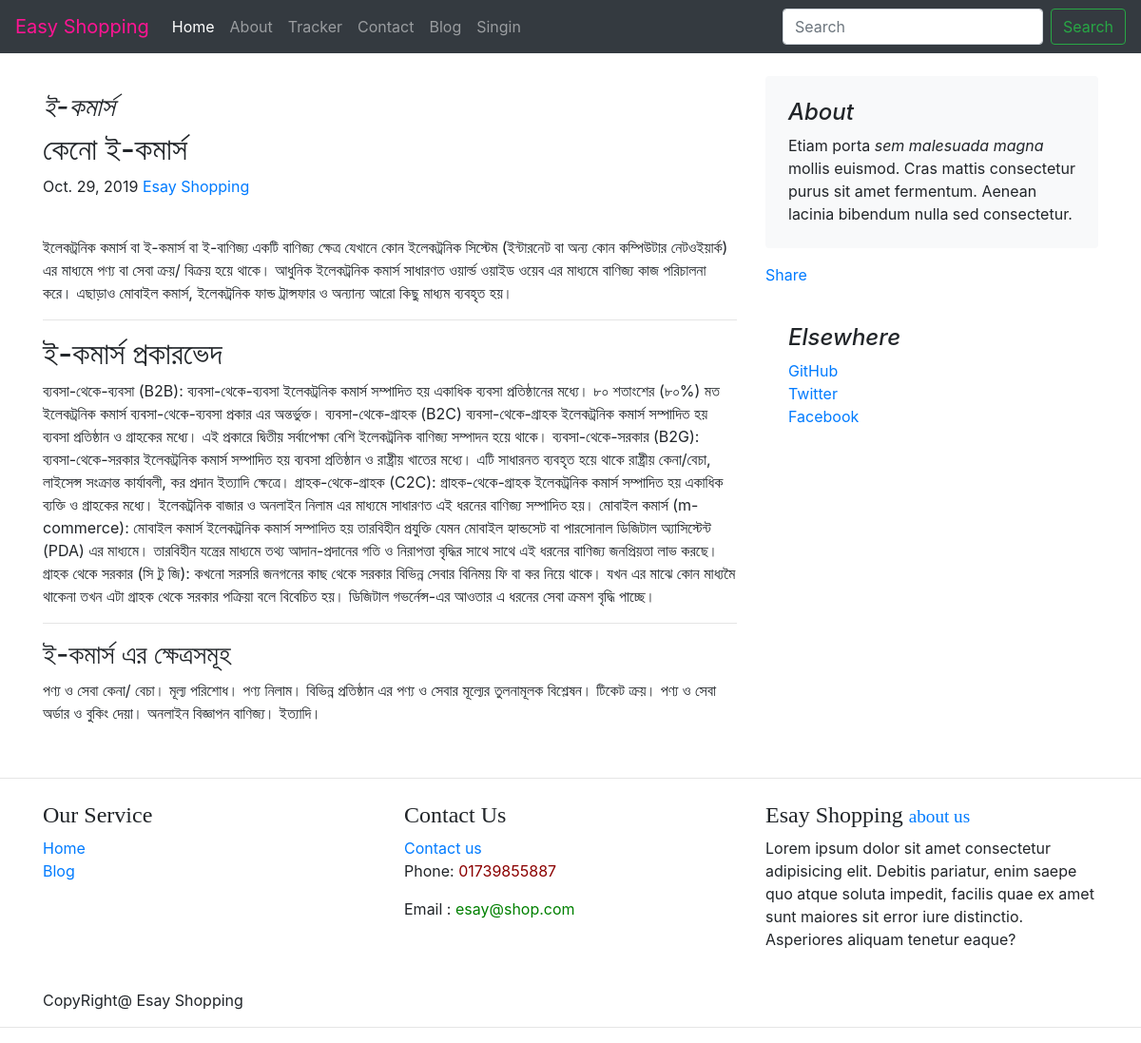
Screenshot of /blog/blogpost/5 with the database file from the repository.
### blog/models.py (models this page shows, shortened)
class blogPost(models.Model):
    post_id = models.AutoField(primary_key=True)
    tittle = models.CharField(max_length=50)
    head0 = models.CharField(max_length=500,default="")
    chead0 = models.CharField(max_length=5000,default="")
    head1 = models.CharField(max_length=500,default="")
    chead1 = models.CharField(max_length=5000,default="")
    head2 = models.CharField(max_length=500,default="")
    chead2 = models.CharField(max_length=5000,default="")
    pub_date = models.DateField()
    thumbnail = models.ImageField(upload_to='shop/images',default='')

### blog/views.py (the view)
# urls.py: path('blogpost/<int:id>', views.blogpost,name='blogPost'),
def blogpost(request,id):
    post = blogPost.objects.filter(post_id=id)[0]
    return render(request, 'blog/blogpost.html',{'post':post})

### blog/templates/blog/blogpost.html (shortened to what this page needs)
{% extends 'blog/base.html'%}
{% block body %}
<div class="container mt-4">
    <div class="row">
        <div class="col-md-8 blog-main mt-2">
            <h3 class=" font-italic mt-2">
                {{post.tittle}}
            </h3>
            <div class="blog-post">
                <h2 class="blog-post-title">{{post.head0}}</h2>
                <p class="blog-post-meta"> {{post.pub_date}} <a href="/shop/"> Esay Shopping</a></p>
                    <br>
                <p>{{post.chead0}}</p>
                <hr>
                <h2>{{post.head1}}</h2>
                <p>{{post.chead1}}</p>
                <hr>
                <h3>{{post.head2}}</h3>
                <p>{{post.chead2}}</p>
            </div>
        </div>
        <aside class="col-md-4 blog-sidebar">
            <div class="p-4 mb-3 bg-light rounded">
                <h4 class="font-italic">About</h4>
                <p class="mb-0">Etiam porta <em>sem malesuada magna</em> mollis euismod. Cras mattis consectetur purus
                    sit amet fermentum. Aenean lacinia bibendum nulla sed consectetur.</p>
            </div>
            <div class="my-3 fb-share-button" data-href="http://127.0.0.1:8000/blog/blogpost/{{post.post_id}}"
                data-layout="button_count" data-size="large"><a target="_blank"
                    href="https://www.facebook.com/sharer/sharer.php?u=http%3A%2F%2F127.0.0.1%3A8000%2Fblog%2Fblogpost%2F4&src=sdkpreparse"
                    class="fb-xfbml-parse-ignore">Share</a></div>
            <div class="p-4">
                <h4 class="font-italic">Elsewhere</h4>
                <ol class="list-unstyled">
                    <li><a href="#">GitHub</a></li>
                    <li><a href="#">Twitter</a></li>
                    <li><a href="#">Facebook</a></li>
                </ol>
            </div>
        </aside>
    </div>
</div>
{% endblock%}

### rows the page displays
blogPost: tittle "ই-কমার্স", head0 "কেনো ই-কমার্স", pub_date "Oct. 29, 2019", chead0 "ইলেকট্রনিক কমার্স বা ই-কমার্স বা ই-বাণিজ্য একটি বাণিজ্য ক্ষেত্র যেখানে কোন ইলেকট্রনিক সিস্টেম (ইন্টারনেট বা অন্য কোন কম্পিউটার নেটওইয়ার্ক) এর মাধ্যমে পণ্য বা সেবা ক্রয়/ বিক্রয় হয়ে থাকে। আধুনিক ইলেকট্রনিক কমার্স সাধারণত ওয়ার্ল্ড ওয়াইড ওয়েব এর মাধ্যমে বাণিজ্য কাজ পরিচালনা করে। এছাড়াও মোবাইল কমার্স, ইলেকট্রনিক ফান্ড ট্রান্সফার ও অন্যান্য আরো কিছু মাধ্যম ব্যবহৃত হয়।", head1 "ই-কমার্স প্রকারভেদ", chead1 "ব্যবসা-থেকে-ব্যবসা (B2B): ব্যবসা-থেকে-ব্যবসা ইলেকট্রনিক কমার্স সম্পাদিত হয় একাধিক ব্যবসা প্রতিষ্ঠানের মধ্যে। ৮০ শতাংশের (৮০%) মত ইলেকট্রনিক কমার্স ব্যবসা-থেকে-ব্যবসা প্রকার এর অন্তর্ভুক্ত। ব্যবসা-থেকে-গ্রাহক (B2C) ব্যবসা-থেকে-গ্রাহক ইলেকট্রনিক কমার্স সম্পাদিত হয় ব্যবসা প্রতিষ্ঠান ও গ্রাহকের মধ্যে। এই প্রকারে দ্বিতীয় সর্বাপেক্ষা বেশি ইলেকট্রনিক বাণিজ্য সম্পাদন হয়ে থাকে। ব্যবসা-থেকে-সরকার (B2G): ব্যবসা-থেকে-সরকার ইলেকট্রনিক কমার্স সম্পাদিত হয় ব্যবসা প্রতিষ্ঠান ও রাষ্ট্রীয় খাতের মধ্যে। এটি সাধারনত ব্যবহৃত হয়ে থাকে রাষ্ট্রীয় কেনা/বেচা, লাইসেন্স সংক্রান্ত কার্যাবলী, কর প্রদান ইত্যাদি ক্ষেত্রে। গ্রাহক-থেকে-গ্রাহক (C2C): গ্রাহক-থেকে-গ্রাহক ইলেকট্রনিক কমার্স সম্পাদিত হয় একাধিক ব্যক্তি ও…", head2 "ই-কমার্স এর ক্ষেত্রসমূহ", chead2 "পণ্য ও সেবা কেনা/ বেচা। মূল্য পরিশোধ। পণ্য নিলাম। বিভিন্ন প্রতিষ্ঠান এর পণ্য ও সেবার মূল্যের তুলনামূলক বিশ্লেষন। টিকেট ক্রয়। পণ্য ও সেবা অর্ডার ও বুকিং দেয়া। অনলাইন বিজ্ঞাপন বাণিজ্য। ইত্যাদি।"
